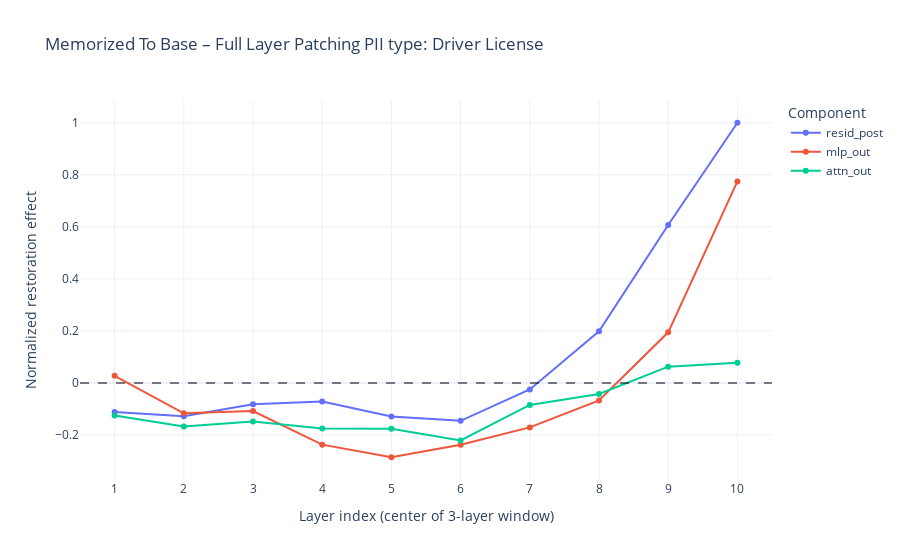
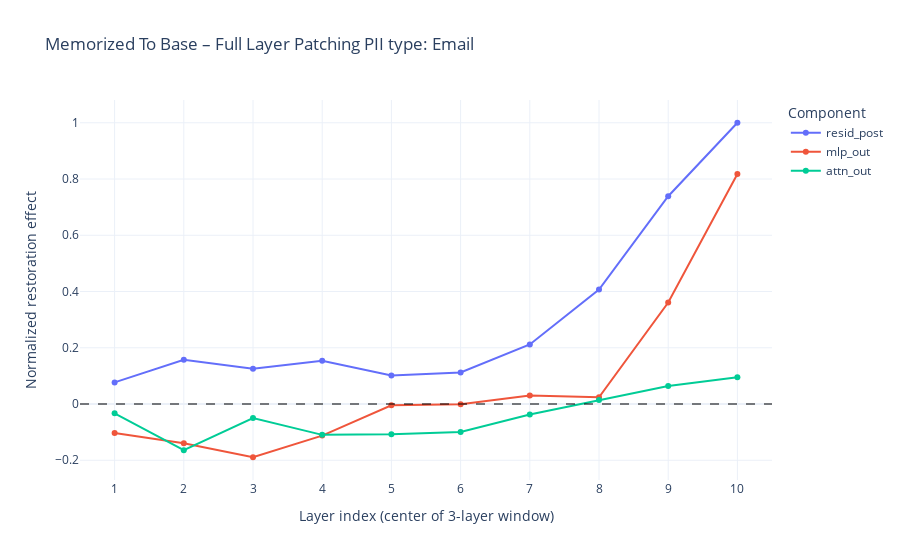
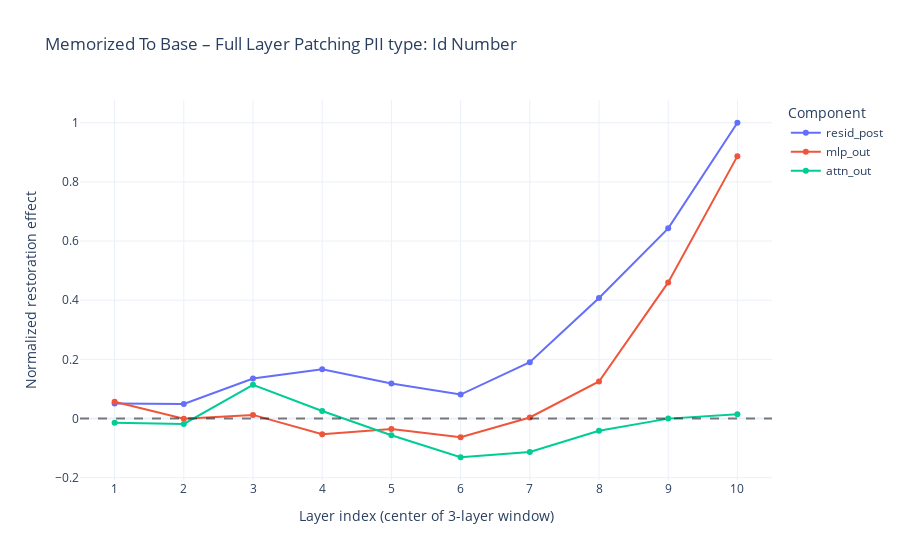
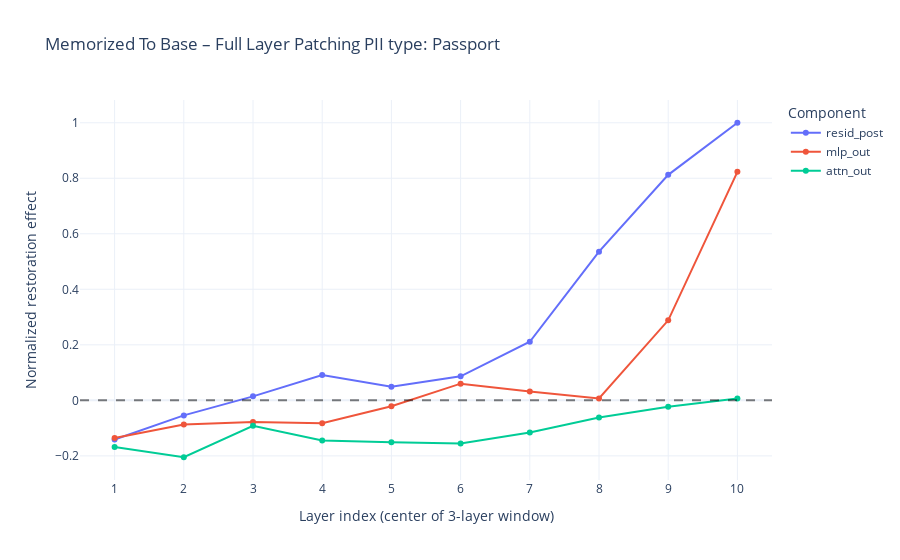

Source (notebook cell) for these figures, in order:
### Code cell
RUN_ID_SWEEP_MEM = "v2_layer_sweep_3_layer_window"
PATCH_DIRECTION_SWEEP_MEM = "memorized_to_base"
COMPONENTS_MEM = ["resid_post", "mlp_out", "attn_out"]   


baseline_metrics = compute_baseline_metrics(tl_control_model, tl_target_model, tokenized_pii_data)
results = {}
layer_names = COMPONENTS_MEM
for pii_type, samples in tqdm(tokenized_pii_data.items(), desc="PII type", position=0):
    results[pii_type] = {}
    results[pii_type]["num_target_tokens"] = samples["num_target_tokens"]
    baseline_ctrl_logprob = baseline_metrics[pii_type]["mean_ctrl_logprob"]
    for layer_name in tqdm(layer_names, desc=f"{pii_type} layer name", position=1):
        results[pii_type][layer_name] = patch_layer_activations(
            tl_control_model,
            tl_target_model,
            layer_name,
            samples,
            baseline_metrics,
        )

n_layers = tl_control_model.cfg.n_layers
patched_layer_indices = np.arange(1, n_layers - 1)  # centers of 3-layer windows

for pii_type, pii_results in results.items():
    num_target_tokens = pii_results["num_target_tokens"]
    fig = go.Figure()
    for component in COMPONENTS_MEM:
        improvements = pii_results[component]
        fig.add_trace(
            go.Scatter(
                x=patched_layer_indices,
                y=improvements[patched_layer_indices],
                mode="lines+markers",
                name=component,
            )
        )

    title = (
        f"{PATCH_DIRECTION_SWEEP_MEM.replace('_', ' ').title()} – Full Layer Patching\n"
        f"PII type: {pii_type.replace('_', ' ').title()}"
    )

    fig.add_hline(y=0, line_dash="dash", line_color="black", opacity=0.5)
    fig.update_xaxes(
        title_text="Layer index (center of 3-layer window)",
        tickmode="array",
        tickvals=patched_layer_indices,
        range=[patched_layer_indices[0] - 0.5, patched_layer_indices[-1] + 0.5],
    )
    fig.update_yaxes(title_text="Normalized restoration effect")

    meta = {
        "run_id": RUN_ID_SWEEP_MEM,
        "patch_direction": PATCH_DIRECTION_SWEEP_MEM,
        "components": ", ".join(COMPONENTS_MEM),
        "pii_type": pii_type,
        "model_name": BASE_MODEL_NAME,
        "model_size_m": MODEL_SIZE,
        "num_target_tokens": int(num_target_tokens),
        "n_layers": int(n_layers),
    }

    fig.update_layout(
        title=title,
        legend_title_text="Component",
        template="plotly_white",
        meta=meta,
    )

    out_dir = OUTPUT_VIS_DIR / PATCH_DIRECTION_SWEEP_MEM / RUN_ID_SWEEP_MEM
    os.makedirs(out_dir, exist_ok=True)

    stem = (
        f"layer_sweep"
        f"__pii-{pii_type}"
        f"__components-{'-'.join(COMPONENTS_MEM)}"
        f"__ntok-{num_target_tokens}"
        f"__run-{RUN_ID_SWEEP_MEM}"
    )

    output_path = (out_dir / stem).with_suffix(".png")
    fig.write_image(output_path)
    print(f"Saved figure to: {output_path}")

    fig.show()

RESULTS[RUN_ID_SWEEP_MEM + "_" + PATCH_DIRECTION_SWEEP_MEM] = results

### Figure 1 — Plotly figure (JSON) as saved in the notebook; plotly's stock layout.template omitted (floating-point values rounded to 4 significant figures)
{"data": [{"mode": "lines+markers", "name": "resid_post", "type": "scatter", "x": [1, 2, 3, 4, 5, 6, 7, 8, 9, 10], "y": [-0.1122, -0.1281, -0.08254, -0.072, -0.1289, -0.1459, -0.02527, 0.1983, 0.607, 1.0]}, {"mode": "lines+markers", "name": "mlp_out", "type": "scatter", "x": [1, 2, 3, 4, 5, 6, 7, 8, 9, 10], "y": [0.02723, -0.1168, -0.1084, -0.2374, -0.2858, -0.2379, -0.1712, -0.0675, 0.1944, 0.7746]}, {"mode": "lines+markers", "name": "attn_out", "type": "scatter", "x": [1, 2, 3, 4, 5, 6, 7, 8, 9, 10], "y": [-0.1257, -0.1676, -0.1482, -0.1751, -0.1763, -0.2213, -0.08485, -0.04255, 0.06231, 0.0771]}], "layout": {"legend": {"title": {"text": "Component"}}, "meta": {"components": "resid_post, mlp_out, attn_out", "model_name": "EleutherAI/pythia-160m", "model_size_m": 160, "n_layers": 12, "num_target_tokens": 1, "patch_direction": "memorized_to_base", "pii_type": "driver_license", "run_id": "v2_layer_sweep_3_layer_window"}, "shapes": [{"line": {"color": "black", "dash": "dash"}, "opacity": 0.5, "type": "line", "x0": 0, "x1": 1, "xref": "x domain", "y0": 0, "y1": 0, "yref": "y"}], "title": {"text": "Memorized To Base – Full Layer Patching\nPII type: Driver License"}, "xaxis": {"range": [0.5, 10.5], "tickmode": "array", "tickvals": [1, 2, 3, 4, 5, 6, 7, 8, 9, 10], "title": {"text": "Layer index (center of 3-layer window)"}}, "yaxis": {"title": {"text": "Normalized restoration effect"}}}}

### Figure 2 — Plotly figure (JSON) as saved in the notebook; plotly's stock layout.template omitted (floating-point values rounded to 4 significant figures)
{"data": [{"mode": "lines+markers", "name": "resid_post", "type": "scatter", "x": [1, 2, 3, 4, 5, 6, 7, 8, 9, 10], "y": [0.07689, 0.1572, 0.1249, 0.154, 0.1016, 0.1121, 0.2117, 0.4068, 0.7387, 1.0]}, {"mode": "lines+markers", "name": "mlp_out", "type": "scatter", "x": [1, 2, 3, 4, 5, 6, 7, 8, 9, 10], "y": [-0.1033, -0.1395, -0.1893, -0.1123, -0.004324, -0.000538, 0.03008, 0.02383, 0.3609, 0.8175]}, {"mode": "lines+markers", "name": "attn_out", "type": "scatter", "x": [1, 2, 3, 4, 5, 6, 7, 8, 9, 10], "y": [-0.03319, -0.164, -0.04972, -0.1097, -0.1079, -0.0996, -0.03698, 0.01387, 0.06406, 0.09531]}], "layout": {"legend": {"title": {"text": "Component"}}, "meta": {"components": "resid_post, mlp_out, attn_out", "model_name": "EleutherAI/pythia-160m", "model_size_m": 160, "n_layers": 12, "num_target_tokens": 1, "patch_direction": "memorized_to_base", "pii_type": "email", "run_id": "v2_layer_sweep_3_layer_window"}, "shapes": [{"line": {"color": "black", "dash": "dash"}, "opacity": 0.5, "type": "line", "x0": 0, "x1": 1, "xref": "x domain", "y0": 0, "y1": 0, "yref": "y"}], "title": {"text": "Memorized To Base – Full Layer Patching\nPII type: Email"}, "xaxis": {"range": [0.5, 10.5], "tickmode": "array", "tickvals": [1, 2, 3, 4, 5, 6, 7, 8, 9, 10], "title": {"text": "Layer index (center of 3-layer window)"}}, "yaxis": {"title": {"text": "Normalized restoration effect"}}}}

### Figure 3 — Plotly figure (JSON) as saved in the notebook; plotly's stock layout.template omitted (floating-point values rounded to 4 significant figures)
{"data": [{"mode": "lines+markers", "name": "resid_post", "type": "scatter", "x": [1, 2, 3, 4, 5, 6, 7, 8, 9, 10], "y": [0.0506, 0.04933, 0.1355, 0.1667, 0.1183, 0.08113, 0.1903, 0.4076, 0.643, 1.0]}, {"mode": "lines+markers", "name": "mlp_out", "type": "scatter", "x": [1, 2, 3, 4, 5, 6, 7, 8, 9, 10], "y": [0.05679, -0.0008144, 0.01238, -0.05286, -0.03571, -0.06303, 0.003611, 0.1252, 0.4603, 0.8871]}, {"mode": "lines+markers", "name": "attn_out", "type": "scatter", "x": [1, 2, 3, 4, 5, 6, 7, 8, 9, 10], "y": [-0.01422, -0.01829, 0.114, 0.02574, -0.05625, -0.1308, -0.113, -0.041, -0.0002389, 0.01416]}], "layout": {"legend": {"title": {"text": "Component"}}, "meta": {"components": "resid_post, mlp_out, attn_out", "model_name": "EleutherAI/pythia-160m", "model_size_m": 160, "n_layers": 12, "num_target_tokens": 1, "patch_direction": "memorized_to_base", "pii_type": "id_number", "run_id": "v2_layer_sweep_3_layer_window"}, "shapes": [{"line": {"color": "black", "dash": "dash"}, "opacity": 0.5, "type": "line", "x0": 0, "x1": 1, "xref": "x domain", "y0": 0, "y1": 0, "yref": "y"}], "title": {"text": "Memorized To Base – Full Layer Patching\nPII type: Id Number"}, "xaxis": {"range": [0.5, 10.5], "tickmode": "array", "tickvals": [1, 2, 3, 4, 5, 6, 7, 8, 9, 10], "title": {"text": "Layer index (center of 3-layer window)"}}, "yaxis": {"title": {"text": "Normalized restoration effect"}}}}

### Figure 4 — Plotly figure (JSON) as saved in the notebook; plotly's stock layout.template omitted (floating-point values rounded to 4 significant figures)
{"data": [{"mode": "lines+markers", "name": "resid_post", "type": "scatter", "x": [1, 2, 3, 4, 5, 6, 7, 8, 9, 10], "y": [-0.141, -0.05413, 0.01438, 0.09153, 0.04862, 0.08653, 0.211, 0.5357, 0.8123, 1.0]}, {"mode": "lines+markers", "name": "mlp_out", "type": "scatter", "x": [1, 2, 3, 4, 5, 6, 7, 8, 9, 10], "y": [-0.1358, -0.08715, -0.07805, -0.08214, -0.02146, 0.06015, 0.03221, 0.007076, 0.2883, 0.8233]}, {"mode": "lines+markers", "name": "attn_out", "type": "scatter", "x": [1, 2, 3, 4, 5, 6, 7, 8, 9, 10], "y": [-0.1684, -0.205, -0.0914, -0.1446, -0.1513, -0.1557, -0.1159, -0.06152, -0.02283, 0.006279]}], "layout": {"legend": {"title": {"text": "Component"}}, "meta": {"components": "resid_post, mlp_out, attn_out", "model_name": "EleutherAI/pythia-160m", "model_size_m": 160, "n_layers": 12, "num_target_tokens": 1, "patch_direction": "memorized_to_base", "pii_type": "passport", "run_id": "v2_layer_sweep_3_layer_window"}, "shapes": [{"line": {"color": "black", "dash": "dash"}, "opacity": 0.5, "type": "line", "x0": 0, "x1": 1, "xref": "x domain", "y0": 0, "y1": 0, "yref": "y"}], "title": {"text": "Memorized To Base – Full Layer Patching\nPII type: Passport"}, "xaxis": {"range": [0.5, 10.5], "tickmode": "array", "tickvals": [1, 2, 3, 4, 5, 6, 7, 8, 9, 10], "title": {"text": "Layer index (center of 3-layer window)"}}, "yaxis": {"title": {"text": "Normalized restoration effect"}}}}
